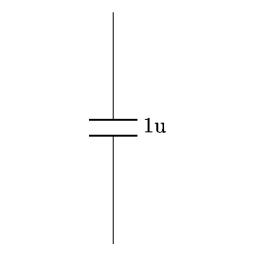
#> input picture tests/fixtures/tex_symbol_goldens/capacitor__vertical.png, 256 x 256 px
$ python -i tex_render_validate.py   (imports and definitions only)
#> lines starting #> are read from the running program, lines starting #| are printed output that depends on the picture; after the words box and inside, x2 and y2 are one past the last pixel; in counts of white or black regions, pixels touching at a corner belong together
### mixedsig2cad/symbols.py
from __future__ import annotations

from dataclasses import dataclass
from functools import lru_cache

from .kicad_symbols import project_symbol_body_bounds, project_symbol_pins
from .models import SymbolGeometry, TerminalTemplate


@dataclass(frozen=True, slots=True)
class SymbolTerminalDef:
    name: str
    exit_direction: str
    preferred_connection_class: str | None = None
    preferred_branch_offset: tuple[float, float] | None = None


SYMBOL_TERMINAL_METADATA: dict[tuple[str, str], tuple[SymbolTerminalDef, ...]] = {
    ("voltage_source", "vertical_up"): (
        SymbolTerminalDef("pos", "top"),
        SymbolTerminalDef("neg", "bottom", "local_ground_drop"),
    ),
    ("current_source", "vertical_up"): (
        SymbolTerminalDef("pos", "top"),
        SymbolTerminalDef("neg", "bottom", "local_ground_drop"),
    ),
    ("resistor", "horizontal"): (
        SymbolTerminalDef("left", "left", "series_inline"),
        SymbolTerminalDef("right", "right", "series_inline"),
    ),
    ("resistor", "horizontal_flipped"): (
        SymbolTerminalDef("left", "left", "series_inline"),
        SymbolTerminalDef("right", "right", "series_inline"),
    ),
    ("resistor", "vertical"): (
        SymbolTerminalDef("top", "top", "branch_to_junction"),
        SymbolTerminalDef("bottom", "bottom", "local_ground_drop"),
    ),
    ("capacitor", "vertical"): (
        SymbolTerminalDef("top", "top", "branch_to_junction"),
        SymbolTerminalDef("bottom", "bottom", "local_ground_drop"),
    ),
    ("capacitor", "horizontal"): (
        SymbolTerminalDef("left", "left", "series_inline"),
        SymbolTerminalDef("right", "right", "series_inline"),
    ),
    ("inductor", "horizontal"): (
        SymbolTerminalDef("left", "left", "series_inline"),
        SymbolTerminalDef("right", "right", "series_inline"),
    ),
    ("diode", "horizontal"): (
        SymbolTerminalDef("left", "left", "series_inline"),
        SymbolTerminalDef("right", "right", "branch_to_junction"),
    ),
    ("diode", "vertical"): (
        SymbolTerminalDef("top", "top", "branch_to_junction"),
        SymbolTerminalDef("bottom", "bottom", "local_ground_drop"),
    ),
    ("ground", "down"): (
        SymbolTerminalDef("top", "top", "local_ground_drop"),
    ),
    ("power", "up"): (
        SymbolTerminalDef("bottom", "bottom", "local_supply_rise"),
    ),
    ("power", "down"): (
        SymbolTerminalDef("top", "top", "local_supply_rise"),
    ),
    ("power", "right"): (
        SymbolTerminalDef("left", "left", "local_supply_rise"),
    ),
    ("power", "left"): (
        SymbolTerminalDef("right", "right", "local_supply_rise"),
    ),
    ("opamp", "right"): (
        SymbolTerminalDef("plus", "left", "branch_to_junction", (-6.0, 0.0)),
        SymbolTerminalDef("minus", "left", "feedback_loop", (-6.0, 0.0)),
        SymbolTerminalDef("out", "right", "series_inline", (6.0, 0.0)),
        SymbolTerminalDef("vplus", "top", "local_supply_rise"),
        SymbolTerminalDef("vminus", "bottom", "local_supply_rise"),
    ),
    ("npn_bjt", "right"): (
        SymbolTerminalDef("collector", "top", "branch_to_junction", (0.0, -6.0)),
        SymbolTerminalDef("base", "left", "branch_to_junction", (-6.0, 0.0)),
        SymbolTerminalDef("emitter", "bottom", "local_ground_drop", (0.0, 6.0)),
        SymbolTerminalDef("substrate", "bottom", "local_ground_drop", (0.0, 6.0)),
    ),
    ("pmos", "right"): (
        SymbolTerminalDef("drain", "bottom", "branch_to_junction", (0.0, 6.0)),
        SymbolTerminalDef("gate", "left", "branch_to_junction", (-10.16, 0.0)),
        SymbolTerminalDef("source", "top", "local_supply_rise"),
        SymbolTerminalDef("body", "right", "local_supply_rise"),
    ),
    ("nmos", "right"): (
        SymbolTerminalDef("drain", "top", "branch_to_junction", (0.0, -6.0)),
        SymbolTerminalDef("gate", "left", "branch_to_junction", (-10.16, 0.0)),
        SymbolTerminalDef("source", "bottom", "local_ground_drop"),
        SymbolTerminalDef("body", "right", "local_ground_drop"),
    ),
}

COMPONENT_SYMBOL_KINDS: dict[str, tuple[str, str]] = {
    "V": ("voltage_source", "vertical_up"),
    "I": ("current_source", "vertical_up"),
    "R": ("resistor", "horizontal"),
    "C": ("capacitor", "vertical"),
    "L": ("inductor", "horizontal"),
    "D": ("diode", "horizontal"),
    "Q": ("npn_bjt", "right"),
    "X": ("opamp", "right"),
}

COMPONENT_TERMINAL_ORDERS: dict[tuple[str, str], tuple[str, ...]] = {
    ("V", "vertical_up"): ("pos", "neg"),
    ("I", "vertical_up"): ("pos", "neg"),
    ("R", "horizontal"): ("left", "right"),
    ("R", "horizontal_flipped"): ("right", "left"),
    ("R", "vertical"): ("top", "bottom"),
    ("C", "horizontal"): ("left", "right"),
    ("C", "vertical"): ("top", "bottom"),
    ("L", "horizontal"): ("left", "right"),
    ("D", "horizontal"): ("left", "right"),
    ("D", "vertical"): ("top", "bottom"),
    ("Q", "right"): ("collector", "base", "emitter", "substrate"),
    ("X", "right"): ("plus", "minus", "out", "vplus", "vminus"),
    ("M", "right"): ("drain", "gate", "source", "body"),
}

KICAD_SYMBOLS: dict[tuple[str, str], tuple[str, int]] = {
    ("voltage_source", "vertical_up"): ("VSOURCE", 180),
    ("current_source", "vertical_up"): ("ISOURCE", 180),
    ("resistor", "horizontal"): ("R", 90),
    ("resistor", "horizontal_flipped"): ("R", 270),
    ("resistor", "vertical"): ("R", 180),
    ("capacitor", "vertical"): ("CAP", 180),
    ("capacitor", "horizontal"): ("CAP", 90),
    ("inductor", "horizontal"): ("INDUCTOR", 0),
    ("diode", "horizontal"): ("DIODE", 0),
    ("diode", "vertical"): ("DIODE", 90),
    ("ground", "down"): ("GND", 0),
    ("power", "up"): ("VCC", 0),
    ("power", "down"): ("VCC", 180),
    ("power", "right"): ("VCC", 90),
    ("power", "left"): ("VCC", 270),
    ("opamp", "right"): ("OPAMP", 0),
    ("npn_bjt", "right"): ("QNPN", 0),
    ("pmos", "right"): ("MPMOS", 0),
    ("nmos", "right"): ("MNMOS", 0),
}

KICAD_PIN_MAPS: dict[tuple[str, str], dict[str, str]] = {
    ("voltage_source", "vertical_up"): {"pos": "2", "neg": "1"},
    ("current_source", "vertical_up"): {"pos": "2", "neg": "1"},
    ("resistor", "horizontal"): {"left": "1", "right": "2"},
    ("resistor", "horizontal_flipped"): {"left": "2", "right": "1"},
    ("resistor", "vertical"): {"top": "2", "bottom": "1"},
    ("capacitor", "vertical"): {"top": "2", "bottom": "1"},
    ("capacitor", "horizontal"): {"left": "1", "right": "2"},
    ("inductor", "horizontal"): {"left": "1", "right": "2"},
    ("diode", "horizontal"): {"left": "1", "right": "2"},
    ("diode", "vertical"): {"top": "2", "bottom": "1"},
    ("ground", "down"): {"top": "1"},
    ("power", "up"): {"bottom": "1"},
    ("power", "down"): {"top": "1"},
    ("power", "right"): {"left": "1"},
    ("power", "left"): {"right": "1"},
    ("opamp", "right"): {"plus": "1", "minus": "2", "out": "3", "vplus": "4", "vminus": "5"},
    ("npn_bjt", "right"): {"collector": "1", "base": "2", "emitter": "3", "substrate": "4"},
    ("pmos", "right"): {"drain": "1", "gate": "2", "source": "3", "body": "4"},
    ("nmos", "right"): {"drain": "1", "gate": "2", "source": "3", "body": "4"},
}


# [5 lines left out: function component_symbol, not called in this run]


def default_orientation_for_component(kind: str, value: str = "", model: str | None = None) -> str:
    return component_symbol(kind, value, model)[1]


# [32 lines left out: functions default_orientation_for_shape, symbol_geometry, not called in this run]


def terminal_defs(shape: str, orientation: str) -> tuple[TerminalTemplate, ...]:
    return symbol_geometry(shape, orientation).terminals


def body_box(shape: str, orientation: str) -> tuple[float, float, float, float]:
    return symbol_geometry(shape, orientation).body_box


# [24 lines left out: functions terminal_offset_for_component, terminal_name_for_component, not called in this run]


def kicad_symbol(shape: str, orientation: str) -> tuple[str, int]:
    return KICAD_SYMBOLS[(shape, orientation)]


def kicad_pin_map(shape: str, orientation: str) -> dict[str, str]:
    return KICAD_PIN_MAPS[(shape, orientation)]


def inverse_kicad_symbol_map() -> dict[tuple[str, int], tuple[str, str]]:
    inverse = {value: key for key, value in KICAD_SYMBOLS.items()}
    inverse[("VEE", 0)] = ("power", "up")
    inverse[("VEE", 180)] = ("power", "down")
    inverse[("VEE", 90)] = ("power", "right")
    inverse[("VEE", 270)] = ("power", "left")
    return inverse


# [11 lines left out: function _rotate_offset, not called in this run]

### mixedsig2cad/projections/tex_render_validate.py
from __future__ import annotations

from dataclasses import dataclass
from pathlib import Path
import re
import subprocess
import tempfile

import cv2
import fitz
import numpy as np

from mixedsig2cad.compiled import compile_schematic
from mixedsig2cad.design import ExampleDesign, circuit_of
from mixedsig2cad.exporters.tex import DOCUMENT_PACKAGES, _pt, _tex_point_values, _tikz_safe_name, _visible_readable_labels, export_circuitikz
from mixedsig2cad.intent import build_schematic_intent
from mixedsig2cad.models import BoundingBox, CompiledSchematic, TextPlacement
from mixedsig2cad.projections.kicad_render_validate import build_symbol_probe_geometry
from mixedsig2cad.projections.symbol_render_validate import (
    SymbolRenderObservation,
    compare_symbol_render_observation,
)
from mixedsig2cad.spec import CircuitSpec

ROOT = Path(__file__).resolve().parents[2]
DEFAULT_TEX_SYMBOL_GOLDEN_DIR = ROOT / "tests" / "fixtures" / "tex_symbol_goldens"


@dataclass(frozen=True, slots=True)
class RenderedPdfText:
    text: str
    bounds: BoundingBox


@dataclass(frozen=True, slots=True)
class RenderedTexLabelComparison:
    schematic_name: str
    label_text: str
    role: str
    rendered_bounds: BoundingBox | None
    passed: bool
    notes: tuple[str, ...]


@dataclass(frozen=True, slots=True)
class RenderedTexClipComparison:
    schematic_name: str
    page_bounds: BoundingBox
    content_bounds: BoundingBox | None
    passed: bool
    notes: tuple[str, ...]


@dataclass(frozen=True, slots=True)
class RenderedTexTransistorComparison:
    schematic_name: str
    ref: str
    shape: str
    macro_name: str
    passed: bool
    notes: tuple[str, ...]


@dataclass(frozen=True, slots=True)
class RenderedTexSymbolGoldenComparison:
    shape: str
    orientation: str
    fixture_path: Path
    mismatch_ratio: float | None
    passed: bool
    notes: tuple[str, ...]


@dataclass(frozen=True, slots=True)
class RenderedTexMosGeometryComparison:
    target_name: str
    shape: str
    passed: bool
    notes: tuple[str, ...]


# [156 lines left out: functions validate_rendered_tex_examples, validate_rendered_tex_transistors, validate_rendered_tex_symbol_goldens, validate_rendered_tex_example_mos_geometry, refresh_rendered_tex_symbol_goldens, _compiled_geometry, not called in this run]


def _compile_readable_tex_pdf(tex_path: Path) -> Path:
    snippet = tex_path.read_text(encoding="utf-8")
    return _compile_tex_snippet_pdf(snippet, stem=tex_path.stem)


# [203 lines left out: functions _compile_tex_snippet_pdf, _standalone_tex_document, _pdf_page_to_image, _extract_pdf_texts, _compare_rendered_tex_labels, _compare_tex_page_clipping and 1 more, not called in this run]


def _visible_example_labels(geometry: CompiledSchematic) -> list[TextPlacement]:
    return _visible_readable_labels(geometry)


# [170 lines left out: functions _nearest_rendered_text, _boxes_overlap, _failure_note, _crop_rendered_mos_region, _build_example_mos_probe_geometry, _estimate_tex_raster_transform and 2 more, not called in this run]


def _line_is_horizontal(angle: float, *, tolerance_degrees: float = 8.0) -> bool:
    normalized = abs(((angle + 180.0) % 180.0) - 180.0)
    return normalized <= tolerance_degrees or abs(angle) <= tolerance_degrees


def _line_is_vertical(angle: float, *, tolerance_degrees: float = 8.0) -> bool:
    return abs(abs(angle) - 90.0) <= tolerance_degrees


# [119 lines left out: functions _observe_tex_mos_macro, _extract_tex_macro_segments, _extract_tex_macro_circles, _extract_tex_macro_lines, _has_continuous_right_vertical_macro_spine, not called in this run]


def _segment_span(segment: tuple[tuple[float, float], tuple[float, float]]) -> float:
    (_x1, y1), (_x2, y2) = segment
    return abs(y2 - y1)


# [43 lines left out: functions _has_continuous_right_vertical_spine, render_tex_symbol_probe_image, _supported_tex_symbol_goldens, not called in this run]


def _fixture_name(shape: str, orientation: str) -> str:
    return f"{shape}__{orientation}.png"


# [42 lines left out: functions _parse_fixture_name, _normalize_symbol_image, _crop_rendered_content, _binary_image_mismatch_ratio, not called in this run]

>>> import cv2
>>> picture = cv2.cvtColor(cv2.imread('../../tests/fixtures/tex_symbol_goldens/capacitor__vertical.png'), cv2.COLOR_BGR2RGB)
#> picture is the input picture: shape (256, 256, 3); min 0, max 255, mean 253.2
>>> result = _normalize_symbol_image(picture)
#> in _crop_rendered_content, `_, mask = cv2.threshold(image, 245, 255, cv2.THRESH_BINARY_INV)`:
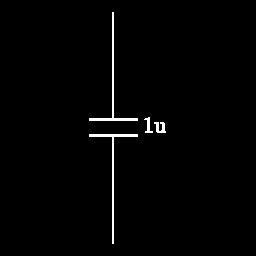
#> mask: shape (256, 256); 1.3% white in thin lines or dots, all inside (x1, y1, x2, y2) = (89, 12, 166, 244)
#> in _crop_rendered_content, `coords = cv2.findNonZero(mask)`: coords = contour of 863 points, box (x1, y1, x2, y2) (89, 12, 166, 244), area 560
#> in _crop_rendered_content, `x, y, w, h = cv2.boundingRect(coords)`: x = 89; y = 12; w = 77; h = 232
#> in _crop_rendered_content, `return image[y : y + h, x : x + w]`:
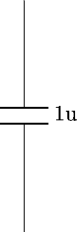
#> returned value: shape (232, 77); min 0, max 255, mean 248.3
#> in _normalize_symbol_image, `_, binary = cv2.threshold(cropped, 220, 255, cv2.THRESH_BINARY)`:
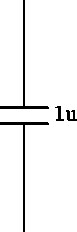
#> binary: shape (232, 77); 95.3% white; black in thin lines or dots
